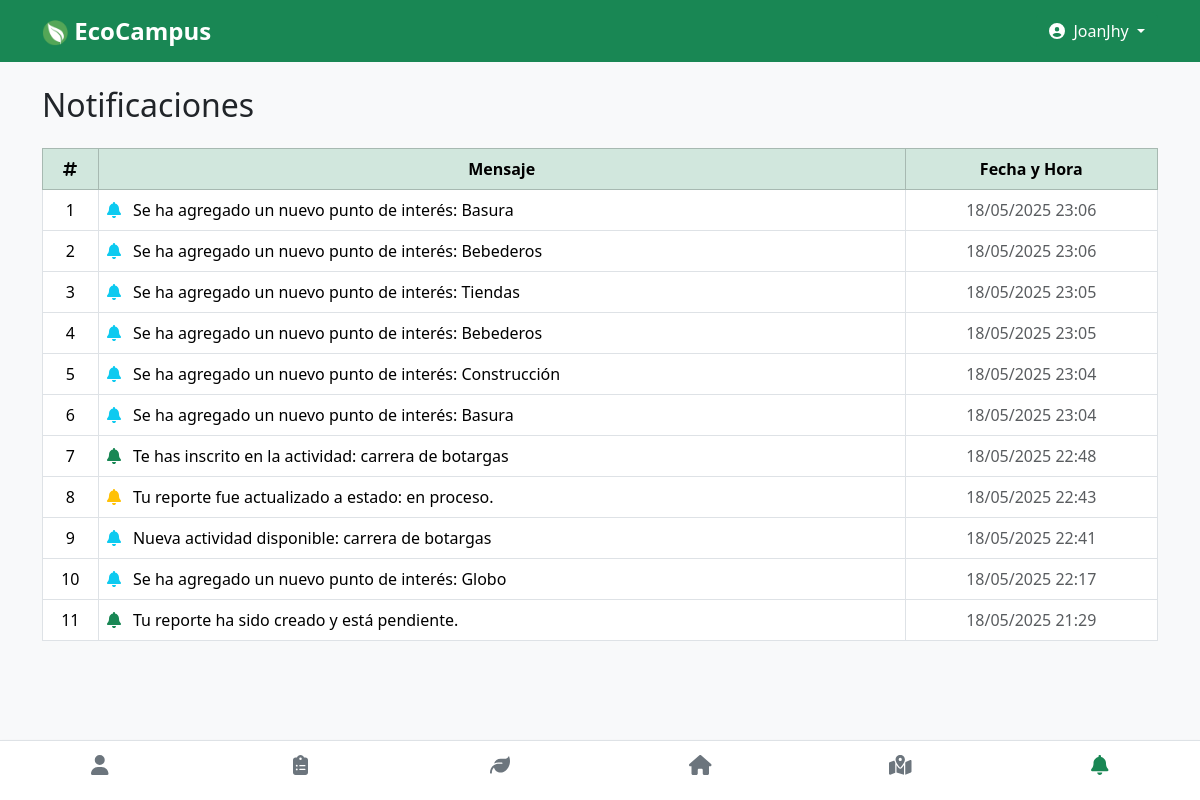
The page /notificaciones (signed in) on the database as committed earlier.
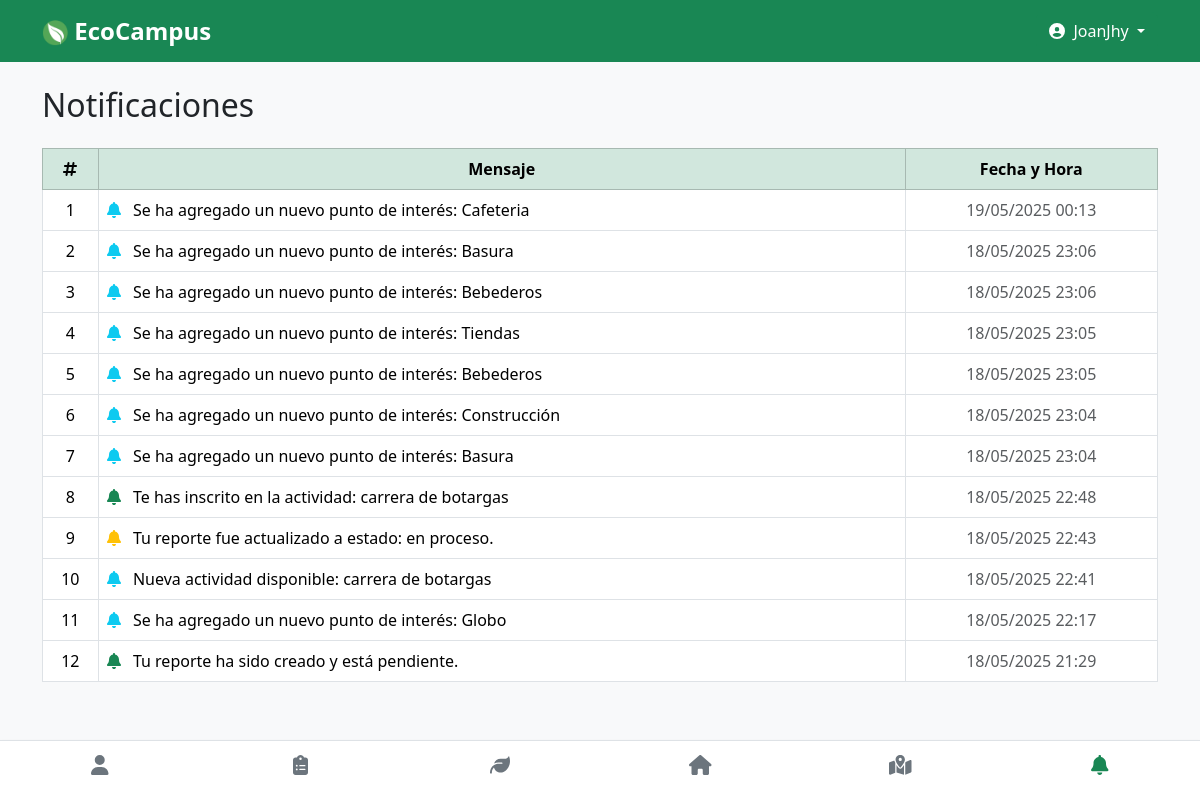
The same page on the database as committed later.
### backend/models.py (models this page shows)
class Notificacion(db.Model):
    id = db.Column(db.Integer, primary_key=True)
    mensaje = db.Column(db.String(200), nullable=False)
    tipo = db.Column(db.String(50))  # info, alerta, éxito, etc.
    leida = db.Column(db.Boolean, default=False)
    usuario_id = db.Column(db.Integer, db.ForeignKey('usuario.id'), nullable=True)  # null para globales
    fecha = db.Column(db.DateTime, default=datetime.utcnow)

### backend/routes.py (the view)
    @app.route('/notificaciones')
    def notificaciones():
        if 'usuario_id' not in session:
            return redirect(url_for('login'))
        usuario_id = session['usuario_id']
        notificaciones = Notificacion.query.filter(
            or_(
                Notificacion.usuario_id == usuario_id,
                Notificacion.usuario_id == None  # también puedes usar `is_(None)`
            )
        ).order_by(Notificacion.fecha.desc()).all()  # Opcional: ordenadas por fecha
        return render_template('notificaciones.html', notificaciones=notificaciones)

### frontend/templates/notificaciones.html (shortened to what this page needs)
{% extends 'layout.html' %}
{% block content %}
<h2 class="mb-4">Notificaciones</h2>
{% if notificaciones %}
  <div class="table-responsive">
    <table class="table table-bordered align-middle">
      <thead class="table-success text-center">
        <tr>
          <th style="width: 5%"><i class="fas fa-hashtag"></i></th>
          <th>Mensaje</th>
          <th>Fecha y Hora</th>
        </tr>
      </thead>
      <tbody>
        {% for n in notificaciones %}
        <tr>
          <td class="text-center">{{ loop.index }}</td>
          <td><i class="fas fa-bell me-2 text-{{ n.tipo }}"></i> {{ n.mensaje }}</td>
          <td class="text-center text-muted">
            {{ n.fecha.strftime('%d/%m/%Y %H:%M') }}
          </td>
        </tr>
        {% endfor %}
      </tbody>
    </table>
  </div>
{% else %}
  <div class="alert alert-secondary text-center">
    <i class="fas fa-inbox"></i> No tienes notificaciones por ahora.
  </div>
{% endif %}
{% endblock %}

Rows that differ between the two databases and show on the page:
added Notificacion: mensaje "Se ha agregado un nuevo punto de interés: Cafeteria", fecha "19/05/2025 00:13"
